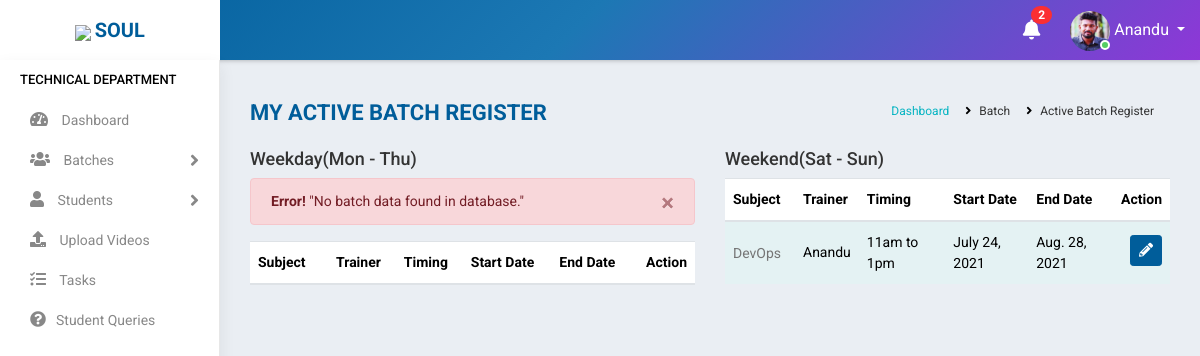
The app's page /active_batches/ (signed in), older data.
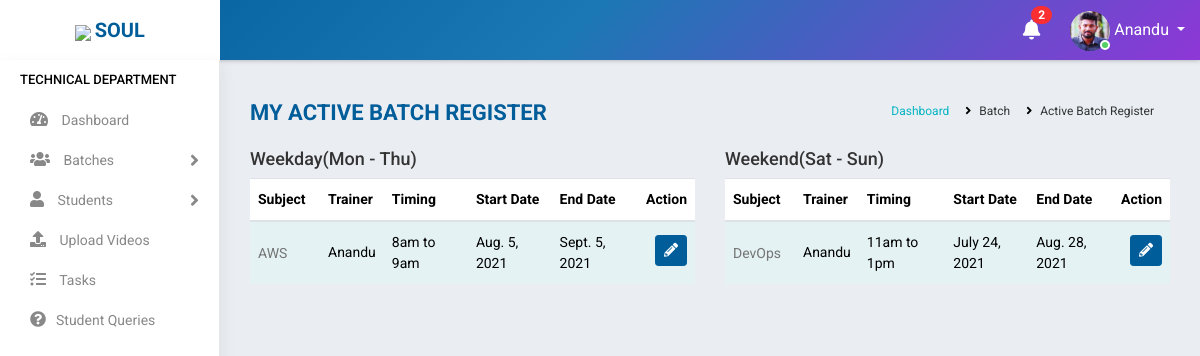
The same page, newer data.
### accounts/models.py (models this page shows, shortened)
class Batch(models.Model):
    mod_value= [
    ('1', 'Weekday'),
    ('2', 'Weekend')
    ]
    status_value= [
        ('Yet to start', 'Yet to start'),
        ('Ongoing', 'Ongoing'),
        ('Completed', 'Completed'),
    ]
    subject = models.ForeignKey(Courses,on_delete=models.CASCADE,null=True,blank=True)
    trainer = models.ForeignKey(Staff,on_delete=models.CASCADE,null=True,limit_choices_to={'stype':"3"},blank=True)
    timing = models.CharField(max_length=100, null=True,blank=True)
    start_date = models.DateField(null=True,blank=True)
    end_date = models.DateField(null=True,blank=True)
    link = models.CharField(max_length=1000,null=True,blank=True)
    passcode = models.CharField(max_length=100,null=True,blank=True,default="N/A")
    mode = models.CharField(max_length=100,choices=mod_value,default=1,blank=True)
    status = models.CharField(max_length=100,choices=status_value,blank=True,default="Yet to start")

class Courses(models.Model):
    name = models.CharField(max_length=300,null=True)
    fee = models.CharField(max_length=6)
    link = models.CharField(max_length=1000,null=True, blank=True)
    pic = models.ImageField(null=True, blank=True)
    def __str__(self):
        return self.name

class Staff(models.Model):
    value= (
    ('1', 'Operations'),
    ('2', 'Sales'),
    ('3', 'Trainer'),
    ('4', 'Admin'),
    )
    state = (
    ('Andhra Pradesh','Andhra Pradesh'),
    ('Arunachal Pradesh','Arunachal Pradesh'),
    ('Assam','Assam'),
    ('Bihar','Bihar'),
    ('Chhattisgarh','Chattisgarh'),
    ('Goa','Goa'),
    ('Gujarat','Gujarat'),
    ('Haryana','Haryana'),
    ('Himachal Pradesh','Himachal Pradesh'),
    ('Jharkhand','Jharkhand'),
    ('Karnataka','Karnataka'),
    ('Kerala','Kerala'),
    ('Madhya Pradesh','Madhya Pradesh'),
    ('Maharashtra','Maharashtra'),
    ('Manipur','Manipur'),
    ('Meghalaya','Meghalaya'),
    ('Mizoram','Mizoram'),
    ('Nagaland','Nagaland'),
    ('Odisha','Odisha'),
    ('Rajasthan','Rajasthan'),
    ('Sikkim','Sikkim'),
    ('Tamil Nadu','Tamil Nadu'),
    ('Telangana','Telangana'),
    ('Tripura','Tripura'),
    ('Uttar Pradesh','Uttar Pradesh'),
    ('Uttarakhand','Uttarakhand'),
    ('West Bengal','West Bengal')
    )
    groups = (
        ('AB+', 'AB+'),
        ('AB-', 'AB-'),
        ('A+', 'A+'),
        ('A-', 'A-'),
        ('B+', 'B+'),
        ('B-', 'B-'),
        ('O+', 'O+'),
        ('O-', 'O-'),
        )
    user = models.OneToOneField(User,on_delete=models.CASCADE,null=True,blank=True)
    name = models.CharField(max_length=100,null=True, blank=True)
    empid = models.CharField(max_length=100,null=True, blank=True)
    mobile = models.CharField(max_length=10,null=True, blank=True)
    email = models.EmailField(max_length=200,null=True, blank=True)
    sex = models.CharField(max_length=10,null=True,choices=(('Male','Male'),('Female','Female')), blank=True)
    dob = models.DateField(null=True, blank=True)
    doj = models.DateField(null=True, blank=True)
    blood_group = models.CharField(max_length=100,null=True, blank=True,choices=groups)
    house = models.CharField(max_length=100,null=True, blank=True)
    street =models.CharField(max_length=100,null=True, blank=True)
    street2 =models.CharField(max_length=100,null=True, blank=True)
    city = models.CharField(max_length=100,null=True, blank=True)
    state = models.CharField(max_length=100,null=True,choices=state, blank=True)
    stype = models.CharField(max_length=100,null=True,choices=value, blank=True)
    status = models.CharField(max_length=20,choices=(('Active','Active'),('Inactive','Inactive')),default='Active')
    profile_pic = models.ImageField(null=True, blank=True,default="student.jpg")
    def __str__(self):
        return self.name

### accounts/views.py (the view)
# urls.py: path('active_batches/', ActiveBatchView.as_view(),name='active_batches'),
class ActiveBatchView(View):
    def get(self, request):
        user=request.user
        if user.is_authenticated:
            note = Notification.objects.filter(receiver=user).filter(status="Not Read").order_by('-datetime')
            no_count = note.count()
            try:
                s= Staff.objects.get(user=user)
                if s.stype == "3" :
                    b=Batch.objects.filter(status='Ongoing',mode="1",trainer=s)
                    c=Batch.objects.filter(status='Ongoing',mode="2",trainer=s)
                    return render(request,'accounts/active_batches.html',{'s':s,'b':b,'c':c,'no_count':no_count,'note':note})
                else:
                    return redirect('home')
            except:
                return redirect('home')
        else:
            return redirect('logout')

### accounts/templates/accounts/active_batches.html (shortened to what the changed rows need)
{% extends 'accounts/main.html' %}
    {% block content %}
<div class="main-wrapper">
    <div class="page-wrapper">
        <div class="content container-fluid">
                <div class="row">
                    <div class="col-12 col-md-6">
                        <div class="table-responsive">
                        <table class="table table-striped custom-table datatable">
                            <thead>
                                <tr>
                                    <th style="min-width:70px;">Subject</th>
                                    <th style="min-width:50px;">Trainer</th>
                                    <th style="min-width:50px;">Timing</th>
                                    <th style="min-width:50px;">Start Date</th>
                                    <th style="min-width:50px;">End Date</th>
                                    <th class="text-right">Action</th>
                                </tr>
                            </thead>
                            <tbody>
                                {% for i in b %}
                                <tr>
                                    <td><h2><a href="">{{i.subject}}</a></h2></td>
                                    <td>{{i.trainer}}</td>
                                    <td>{{i.timing}}</td>
                                    <td>{{i.start_date}}</td>
                                    <td>{{i.end_date}}</td>
                                    <td class="text-right">
                                    <a href="{%url 'batch_edit' i.id %}" class="btn btn-primary btn-sm mb-1">
                                    <i class="fas fa-pencil-alt" aria-hidden="true"></i>
                                    </a>
                                    </td>
                                </tr>
                                {% empty %}
                                    <div class="alert alert-danger alert-dismissible fade show" role="alert">
                                        <strong>Error!</strong>
                                        "No batch data found in database."
                                        <button type="button" class="close" data-dismiss="alert" area-label="Close">
                                            <span area-hidden="true">×</span>
                                        </button>
                                        </div>
                                {%  endfor %}
                            </tbody>
                        </table>
                        </div>
                    </div>
                    <div class="col-12 col-md-6">
                        <div class="table-responsive">
                        <table class="table table-striped custom-table datatable">
                            <thead>
                                <tr>
                                    <th style="min-width:70px;">Subject</th>
                                    <th style="min-width:50px;">Trainer</th>
                                    <th style="min-width:50px;">Timing</th>
                                    <th style="min-width:50px;">Start Date</th>
                                    <th style="min-width:50px;">End Date</th>
                                    <th class="text-right">Action</th>
                                </tr>
                            </thead>
                            <tbody>
                                {% for i in c %}
                                <tr>
                                    <td><h2><a href="">{{i.subject}}</a></h2></td>
                                    <td>{{i.trainer}}</td>
                                    <td>{{i.timing}}</td>
                                    <td>{{i.start_date}}</td>
                                    <td>{{i.end_date}}</td>
                                    <td class="text-right">
                                    <a href="{%url 'batch_edit' i.id %}" class="btn btn-primary btn-sm mb-1">
                                    <i class="fas fa-pencil-alt" aria-hidden="true"></i>
                                    </a>
                                    </td>
                                </tr>
                                {%  endfor %}
                            </tbody>
                        </table>
                        </div>
                    </div>
        </div>
    </div>
</div>
{% endblock %}

Row changes from the older to the newer data that the page shows:
now on this page (row edited): Batch: subject "AWS", trainer "Anandu", timing "8am to 9am", start_date "Aug. 5, 2021", end_date "Sept. 5, 2021", shown under "Weekday(Mon - Thu)"
Text that changed along with them:
text no longer shown: "Error! \"No batch data found in database.\" ×"
